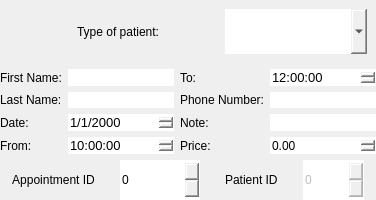
                          <widget class="QFrame" name="form_frame">
                           <property name="sizePolicy">
                            <sizepolicy hsizetype="Expanding" vsizetype="Expanding">
                             <horstretch>0</horstretch>
                             <verstretch>0</verstretch>
                            </sizepolicy>
                           </property>
                           <property name="styleSheet">
                            <string notr="true">border-radius: 30px;</string>
                           </property>
                           <property name="frameShape">
                            <enum>QFrame::NoFrame</enum>
                           </property>
                           <property name="frameShadow">
                            <enum>QFrame::Raised</enum>
                           </property>
                           <layout class="QGridLayout" name="gridLayout">
                            <property name="leftMargin">
                             <number>0</number>
                            </property>
                            <property name="topMargin">
                             <number>0</number>
                            </property>
                            <property name="rightMargin">
                             <number>0</number>
                            </property>
                            <property name="bottomMargin">
                             <number>0</number>
                            </property>
                            <item row="7" column="0" colspan="4" alignment="Qt::AlignHCenter">
                             <widget class="QFrame" name="frame_5">
                              <property name="sizePolicy">
                               <sizepolicy hsizetype="Expanding" vsizetype="Expanding">
                                <horstretch>0</horstretch>
                                <verstretch>0</verstretch>
                               </sizepolicy>
                              </property>
                              <property name="styleSheet">
                               <string notr="true"/>
                              </property>
                              <property name="frameShape">
                               <enum>QFrame::VLine</enum>
                              </property>
                              <property name="frameShadow">
                               <enum>QFrame::Raised</enum>
                              </property>
                              <property name="lineWidth">
                               <number>1</number>
                              </property>
                              <layout class="QHBoxLayout" name="horizontalLayout_10">
                               <property name="spacing">
                                <number>25</number>
                               </property>
                               <property name="leftMargin">
                                <number>0</number>
                               </property>
                               <property name="topMargin">
                                <number>0</number>
                               </property>
                               <property name="rightMargin">
                                <number>0</number>
                               </property>
                               <property name="bottomMargin">
                                <number>0</number>
                               </property>
                               <item>
                                <widget class="QLabel" name="label_12">
                                 <property name="maximumSize">
                                  <size>
                                   <width>150</width>
                                   <height>40</height>
                                  </size>
                                 </property>
                                 <property name="font">
                                  <font/>
                                 </property>
                                 <property name="styleSheet">
                                  <string notr="true"/>
                                 </property>
                                 <property name="text">
                                  <string>Appointment ID</string>
                                 </property>
                                 <property name="alignment">
                                  <set>Qt::AlignCenter</set>
                                 </property>
                                </widget>
                               </item>
                               <item>
                                <widget class="QSpinBox" name="id_spinbox">
                                 <property name="sizePolicy">
                                  <sizepolicy hsizetype="Expanding" vsizetype="Expanding">
                                   <horstretch>0</horstretch>
                                   <verstretch>0</verstretch>
                                  </sizepolicy>
                                 </property>
                                 <property name="minimumSize">
                                  <size>
                                   <width>80</width>
                                   <height>0</height>
                                  </size>
                                 </property>
                                 <property name="maximumSize">
                                  <size>
                                   <width>150</width>
                                   <height>40</height>
                                  </size>
                                 </property>
                                 <property name="font">
                                  <font/>
                                 </property>
                                 <property name="styleSheet">
                                  <string notr="true"/>
                                 </property>
                                </widget>
                               </item>
                               <item>
                                <widget class="QLabel" name="label_31">
                                 <property name="maximumSize">
                                  <size>
                                   <width>150</width>
                                   <height>40</height>
                                  </size>
                                 </property>
                                 <property name="font">
                                  <font/>
                                 </property>
                                 <property name="styleSheet">
                                  <string notr="true"/>
                                 </property>
                                 <property name="text">
                                  <string>Patient ID</string>
                                 </property>
                                </widget>
                               </item>
                               <item>
                                <widget class="QSpinBox" name="patient_id_fk">
                                 <property name="enabled">
                                  <bool>false</bool>
                                 </property>
                                 <property name="sizePolicy">
                                  <sizepolicy hsizetype="Expanding" vsizetype="Expanding">
                                   <horstretch>0</horstretch>
                                   <verstretch>0</verstretch>
                                  </sizepolicy>
                                 </property>
                                 <property name="minimumSize">
                                  <size>
                                   <width>0</width>
                                   <height>40</height>
                                  </size>
                                 </property>
                                 <property name="maximumSize">
                                  <size>
                                   <width>150</width>
                                   <height>40</height>
                                  </size>
                                 </property>
                                 <property name="styleSheet">
                                  <string notr="true"/>
                                 </property>
                                 <property name="maximum">
                                  <number>999999999</number>
                                 </property>
                                </widget>
                               </item>
                              </layout>
                             </widget>
                            </item>
                            <item row="3" column="0">
                             <widget class="QLabel" name="label_7">
                              <property name="font">
                               <font/>
                              </property>
                              <property name="styleSheet">
                               <string notr="true">background-color:none;</string>
                              </property>
                              <property name="text">
                               <string>Last Name:</string>
                              </property>
                             </widget>
                            </item>
                            <item row="3" column="3">
                             <widget class="QLineEdit" name="phone_lineedit">
                              <property name="sizePolicy">
                               <sizepolicy hsizetype="Expanding" vsizetype="Expanding">
                                <horstretch>0</horstretch>
                                <verstretch>0</verstretch>
                               </sizepolicy>
                              </property>
                              <property name="font">
                               <font/>
                              </property>
                              <property name="styleSheet">
                               <string notr="true"/>
                              </property>
                              <property name="frame">
                               <bool>false</bool>
                              </property>
                             </widget>
                            </item>
                            <item row="5" column="0">
                             <widget class="QLabel" name="label_3">
                              <property name="font">
                               <font/>
                              </property>
                              <property name="styleSheet">
                               <string notr="true">background-color:none;</string>
                              </property>
                              <property name="text">
                               <string>Date:</string>
                              </property>
                             </widget>
                            </item>
                            <item row="2" column="2">
                             <widget class="QLabel" name="label_5">
                              <property name="font">
                               <font/>
                              </property>
                              <property name="styleSheet">
                               <string notr="true">background-color:none;</string>
                              </property>
                              <property name="text">
                               <string>To:</string>
                              </property>
                             </widget>
                            </item>
                            <item row="3" column="2">
                             <widget class="QLabel" name="label_8">
                              <property name="font">
                               <font/>
                              </property>
                              <property name="styleSheet">
                               <string notr="true">background-color:none;</string>
                              </property>
                              <property name="text">
                               <string>Phone Number:</string>
                              </property>
                             </widget>
                            </item>
                            <item row="5" column="1">
                             <widget class="QDateEdit" name="date_edit">
                              <property name="sizePolicy">
                               <sizepolicy hsizetype="Expanding" vsizetype="Expanding">
                                <horstretch>0</horstretch>
                                <verstretch>0</verstretch>
                               </sizepolicy>
                              </property>
                              <property name="font">
                               <font>
                                <pointsize>10</pointsize>
                               </font>
                              </property>
                              <property name="styleSheet">
                               <string notr="true"/>
                              </property>
                              <property name="displayFormat">
                               <string>d/M/yyyy</string>
                              </property>
                             </widget>
                            </item>
                            <item row="3" column="1">
                             <widget class="QLineEdit" name="lastname_lineedit">
                              <property name="sizePolicy">
                               <sizepolicy hsizetype="Expanding" vsizetype="Expanding">
                                <horstretch>0</horstretch>
                                <verstretch>0</verstretch>
                               </sizepolicy>
                              </property>
                              <property name="font">
                               <font/>
                              </property>
                              <property name="styleSheet">
                               <string notr="true"/>
                              </property>
                              <property name="frame">
                               <bool>false</bool>
                              </property>
                             </widget>
                            </item>
                            <item row="2" column="1">
                             <widget class="QLineEdit" name="firstname_lineedit">
                              <property name="sizePolicy">
                               <sizepolicy hsizetype="Expanding" vsizetype="Expanding">
                                <horstretch>0</horstretch>
                                <verstretch>0</verstretch>
                               </sizepolicy>
                              </property>
                              <property name="font">
                               <font/>
                              </property>
                              <property name="styleSheet">
                               <string notr="true"/>
                              </property>
                              <property name="frame">
                               <bool>false</bool>
                              </property>
                             </widget>
                            </item>
                            <item row="2" column="0">
                             <widget class="QLabel" name="label_4">
                              <property name="font">
                               <font/>
                              </property>
                              <property name="styleSheet">
                               <string notr="true">background-color:none;</string>
                              </property>
                              <property name="text">
                               <string>First Name:</string>
                              </property>
                             </widget>
                            </item>
                            <item row="2" column="3">
                             <widget class="QTimeEdit" name="to_edit">
                              <property name="sizePolicy">
                               <sizepolicy hsizetype="Expanding" vsizetype="Expanding">
                                <horstretch>0</horstretch>
                                <verstretch>0</verstretch>
                               </sizepolicy>
                              </property>
                              <property name="font">
                               <font>
                                <pointsize>10</pointsize>
                               </font>
                              </property>
                              <property name="styleSheet">
                               <string notr="true"/>
                              </property>
                              <property name="minimumDateTime">
                               <datetime>
                                <hour>5</hour>
                                <minute>0</minute>
                                <second>0</second>
                                <year>2000</year>
                                <month>1</month>
                                <day>1</day>
                               </datetime>
                              </property>
                              <property name="time">
                               <time>
                                <hour>12</hour>
                                <minute>0</minute>
                                <second>0</second>
                               </time>
                              </property>
                             </widget>
                            </item>
                            <item row="6" column="0">
                             <widget class="QLabel" name="label_6">
                              <property name="font">
                               <font/>
                              </property>
                              <property name="styleSheet">
                               <string notr="true">background-color:none;</string>
                              </property>
                              <property name="text">
                               <string>From:</string>
                              </property>
                             </widget>
                            </item>
                            <item row="5" column="2">
                             <widget class="QLabel" name="label_9">
                              <property name="font">
                               <font/>
                              </property>
                              <property name="styleSheet">
                               <string notr="true">background-color:none;</string>
                              </property>
                              <property name="text">
                               <string>Note:</string>
                              </property>
                             </widget>
                            </item>
                            <item row="6" column="2">
                             <widget class="QLabel" name="label_10">
                              <property name="font">
                               <font/>
                              </property>
                              <property name="styleSheet">
                               <string notr="true">background-color:none;</string>
                              </property>
                              <property name="text">
                               <string>Price:</string>
                              </property>
                             </widget>
                            </item>
                            <item row="6" column="1">
                             <widget class="QTimeEdit" name="from_edit">
                              <property name="sizePolicy">
                               <sizepolicy hsizetype="Expanding" vsizetype="Expanding">
                                <horstretch>0</horstretch>
                                <verstretch>0</verstretch>
                               </sizepolicy>
                              </property>
                              <property name="font">
                               <font>
                                <pointsize>10</pointsize>
                               </font>
                              </property>
                              <property name="styleSheet">
                               <string notr="true"/>
                              </property>
                              <property name="minimumDateTime">
                               <datetime>
                                <hour>5</hour>
                                <minute>0</minute>
                                <second>0</second>
                                <year>2000</year>
                                <month>1</month>
                                <day>1</day>
                               </datetime>
                              </property>
                              <property name="time">
                               <time>
                                <hour>10</hour>
                                <minute>0</minute>
                                <second>0</second>
                               </time>
                              </property>
                             </widget>
                            </item>
                            <item row="5" column="3">
                             <widget class="QLineEdit" name="note_edit">
                              <property name="sizePolicy">
                               <sizepolicy hsizetype="Expanding" vsizetype="Expanding">
                                <horstretch>0</horstretch>
                                <verstretch>0</verstretch>
                               </sizepolicy>
                              </property>
                              <property name="font">
                               <font/>
                              </property>
                              <property name="styleSheet">
                               <string notr="true"/>
                              </property>
                              <property name="frame">
                               <bool>false</bool>
                              </property>
                             </widget>
                            </item>
                            <item row="6" column="3">
                             <widget class="QDoubleSpinBox" name="price_spinbox">
                              <property name="sizePolicy">
                               <sizepolicy hsizetype="Expanding" vsizetype="Expanding">
                                <horstretch>0</horstretch>
                                <verstretch>0</verstretch>
                               </sizepolicy>
                              </property>
                              <property name="font">
                               <font/>
                              </property>
                              <property name="styleSheet">
                               <string notr="true"/>
                              </property>
                             </widget>
                            </item>
                            <item row="0" column="1" colspan="3">
                             <widget class="QFrame" name="frame_4">
                              <property name="sizePolicy">
                               <sizepolicy hsizetype="Expanding" vsizetype="Preferred">
                                <horstretch>0</horstretch>
                                <verstretch>0</verstretch>
                               </sizepolicy>
                              </property>
                              <property name="styleSheet">
                               <string notr="true"/>
                              </property>
                              <property name="frameShape">
                               <enum>QFrame::StyledPanel</enum>
                              </property>
                              <property name="frameShadow">
                               <enum>QFrame::Raised</enum>
                              </property>
                              <layout class="QHBoxLayout" name="horizontalLayout_22">
                               <item>
                                <widget class="QLabel" name="label_48">
                                 <property name="font">
                                  <font/>
                                 </property>
                                 <property name="styleSheet">
                                  <string notr="true"/>
                                 </property>
                                 <property name="text">
                                  <string>Type of patient:</string>
                                 </property>
                                </widget>
                               </item>
                               <item>
                                <widget class="QComboBox" name="type_of_patient">
                                 <property name="minimumSize">
                                  <size>
                                   <width>0</width>
                                   <height>45</height>
                                  </size>
                                 </property>
                                 <property name="styleSheet">
                                  <string notr="true">

</string>
                                 </property>
                                 <property name="currentText">
                                  <string/>
                                 </property>
                                 <item>
                                  <property name="text">
                                   <string/>
                                  </property>
                                 </item>
                                 <item>
                                  <property name="text">
                                   <string>New Patient</string>
                                  </property>
                                 </item>
                                 <item>
                                  <property name="text">
                                   <string>Existing Patient</string>
                                  </property>
                                 </item>
                                </widget>
                               </item>
                              </layout>
                             </widget>
                            </item>
                           </layout>
                          </widget>
